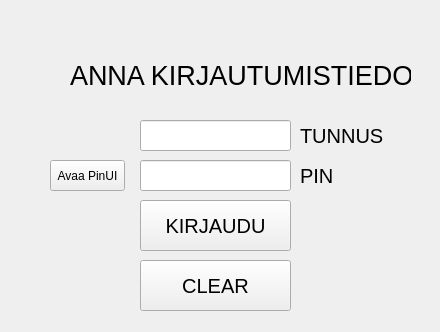
<?xml version="1.0" encoding="UTF-8"?>
<ui version="4.0">
 <class>MainWindow</class>
 <widget class="QMainWindow" name="MainWindow">
  <property name="geometry">
   <rect>
    <x>0</x>
    <y>0</y>
    <width>440</width>
    <height>332</height>
   </rect>
  </property>
  <property name="windowTitle">
   <string>MainWindow</string>
  </property>
  <widget class="QWidget" name="centralwidget">
   <widget class="QLabel" name="label_otsikko">
    <property name="geometry">
     <rect>
      <x>70</x>
      <y>50</y>
      <width>341</width>
      <height>51</height>
     </rect>
    </property>
    <property name="font">
     <font>
      <pointsize>20</pointsize>
     </font>
    </property>
    <property name="text">
     <string>ANNA KIRJAUTUMISTIEDOT</string>
    </property>
   </widget>
   <widget class="QPushButton" name="button_kirjaudu">
    <property name="geometry">
     <rect>
      <x>140</x>
      <y>200</y>
      <width>151</width>
      <height>51</height>
     </rect>
    </property>
    <property name="font">
     <font>
      <pointsize>15</pointsize>
     </font>
    </property>
    <property name="text">
     <string>KIRJAUDU</string>
    </property>
   </widget>
   <widget class="QLabel" name="mw_label_tunnus">
    <property name="geometry">
     <rect>
      <x>300</x>
      <y>120</y>
      <width>91</width>
      <height>31</height>
     </rect>
    </property>
    <property name="font">
     <font>
      <pointsize>15</pointsize>
     </font>
    </property>
    <property name="text">
     <string>TUNNUS</string>
    </property>
   </widget>
   <widget class="QLabel" name="label_pin">
    <property name="geometry">
     <rect>
      <x>300</x>
      <y>160</y>
      <width>91</width>
      <height>31</height>
     </rect>
    </property>
    <property name="font">
     <font>
      <pointsize>15</pointsize>
     </font>
    </property>
    <property name="text">
     <string>PIN</string>
    </property>
   </widget>
   <widget class="QPushButton" name="button_clear">
    <property name="geometry">
     <rect>
      <x>140</x>
      <y>260</y>
      <width>151</width>
      <height>51</height>
     </rect>
    </property>
    <property name="font">
     <font>
      <pointsize>15</pointsize>
     </font>
    </property>
    <property name="text">
     <string>CLEAR</string>
    </property>
   </widget>
   <widget class="QLineEdit" name="line_tunnus">
    <property name="geometry">
     <rect>
      <x>140</x>
      <y>120</y>
      <width>151</width>
      <height>31</height>
     </rect>
    </property>
    <property name="inputMethodHints">
     <set>Qt::ImhHiddenText|Qt::ImhNoAutoUppercase|Qt::ImhNoPredictiveText|Qt::ImhSensitiveData</set>
    </property>
    <property name="echoMode">
     <enum>QLineEdit::Password</enum>
    </property>
   </widget>
   <widget class="QLineEdit" name="line_pin">
    <property name="geometry">
     <rect>
      <x>140</x>
      <y>160</y>
      <width>151</width>
      <height>31</height>
     </rect>
    </property>
    <property name="echoMode">
     <enum>QLineEdit::Password</enum>
    </property>
   </widget>
   <widget class="QPushButton" name="pushButton">
    <property name="geometry">
     <rect>
      <x>50</x>
      <y>160</y>
      <width>75</width>
      <height>31</height>
     </rect>
    </property>
    <property name="text">
     <string>Avaa PinUI</string>
    </property>
   </widget>
  </widget>
 </widget>
 <resources/>
 <connections/>
</ui>
